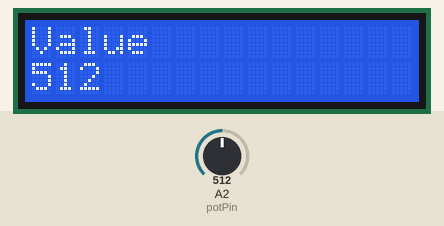
The sketch below on a simulated Arduino Uno, built with avr-gcc and run on an emulated ATmega328P. Shown: 16×2 character LCD. The test bench sets the inputs (shaded band); at power-on: A2 (potPin) = 512.

Above: at 1.2 s.
1.3 s: A2 (potPin) set to 11
At 4.4 s:
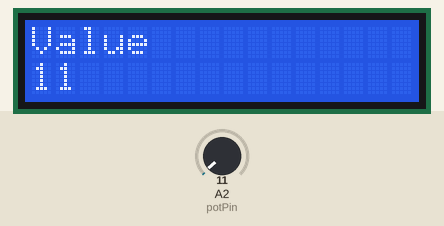
5.2 s: A2 (potPin) set to 8
At 7.1 s:
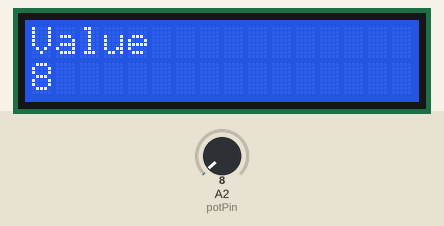
9.1 s: A2 (potPin) set to 0
Timing chart, 0 to 12.1 s (numbered marks = the images above; inputs shaded):
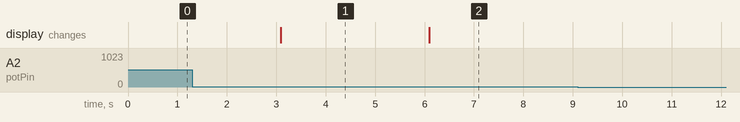

The sketch:

Test_Pot_LCD.ino
```cpp
#include <Wire.h>
#include <LiquidCrystal_I2C.h>

int potPin = A2; // define the analog pin that the potentiometer is connected to
int potValue = 0; // variable to store the value read from the potentiometer
// Set the I2C address of the module (usually 0x27 or 0x3F)
// Adjust the parameters if needed (address, columns, rows)
LiquidCrystal_I2C lcd(0x27, 16, 2);

void setup() {

 // Initialize the LCD
  lcd.init();

  // Turn on the backlight
  lcd.backlight();
}
// Function to display text on the LCD display
void displayText(String line1, String line2) {
  lcd.clear();
  lcd.setCursor(0, 0);
  lcd.print(line1);
  lcd.setCursor(0, 1);
  lcd.print(line2);
}

void loop() {
  potValue = analogRead(potPin); // read the value from the potentiometer
  displayText("Value",String(potValue));
  delay(3000); // small delay to stabilize the reading
}
```

Measured:
- after the input at 1.3 s, the display: changes after 1.8 s (image 1)
- after the input at 5.2 s, the display: changes after 0.90 s (image 2)
